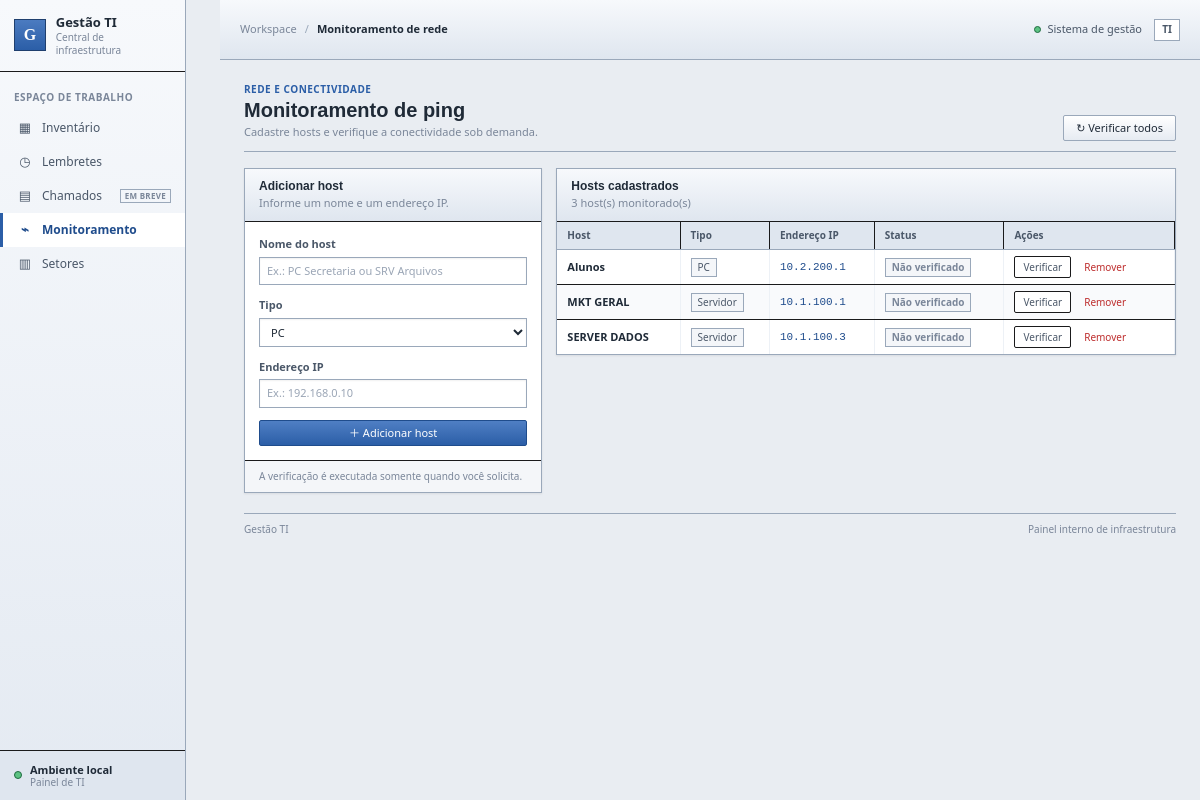
Page /ping on the committed database.
### database/models.py (models this page shows)
class PingHost(db.Model):
    __tablename__ = 'ping_hosts'
    id = db.Column(db.Integer, primary_key=True)
    nome = db.Column(db.String(150), nullable=False)
    ip = db.Column(db.String(45), nullable=False)
    tipo = db.Column(db.String(20), nullable=False, default='PC', server_default='PC')

### services/ping_services.py (the view, shortened to what this page needs)
def ping():
    erro, nome, ip, tipo = None, '', '', 'PC'
    hosts = PingHost.query.order_by(PingHost.tipo, PingHost.nome).all()
    return render_template('ping.html', hosts=hosts, erro=erro, nome=nome, ip=ip,
                           tipo=tipo, tipos=TIPOS_PING)

### templates/ping.html (shortened to what this page needs)
{% extends "base.html" %}
{% block breadcrumb %}Monitoramento de rede{% endblock %}
{% block content %}
<section class="page-heading">
    <div>
        <div class="eyebrow">REDE E CONECTIVIDADE</div>
        <h1>Monitoramento de ping</h1>
        <p class="page-description">Cadastre hosts e verifique a conectividade sob demanda.</p>
    </div>
    <button type="button" class="btn btn-secondary" id="btn-todos">↻ Verificar todos</button>
</section>
<div class="content-columns ping-layout">
    <section class="panel">
        <div class="panel-header"><div><h2>Adicionar host</h2><p>Informe um nome e um endereço IP.</p></div></div>
        <form method="POST" class="form reminder-form ping-form">
            <label class="field"><span>Nome do host</span><input type="text" name="nome" required maxlength="150" value="{{ nome }}" placeholder="Ex.: PC Secretaria ou SRV Arquivos"></label>
            <label class="field"><span>Tipo</span><select name="tipo" required>{% for t in tipos %}<option value="{{ t }}" {% if tipo == t %}selected{% endif %}>{{ t }}</option>{% endfor %}</select></label>
            <label class="field"><span>Endereço IP</span><input type="text" name="ip" required value="{{ ip }}" placeholder="Ex.: 192.168.0.10"></label>
            <button type="submit" class="btn btn-primary">＋ Adicionar host</button>
        </form>
        <div class="helper-note">A verificação é executada somente quando você solicita.</div>
    </section>
    <section class="panel">
        <div class="panel-header"><div><h2>Hosts cadastrados</h2><p>{{ hosts|length }} host(s) monitorado(s)</p></div></div>
        <div class="table-wrap">
            <table class="data-table ping-table">
                <thead><tr><th>Host</th><th>Tipo</th><th>Endereço IP</th><th>Status</th><th>Ações</th></tr></thead>
                <tbody>
                    {% for h in hosts %}
                    <tr data-url="{{ url_for('verificar_ping', host_id=h.id) }}">
                        <td><strong class="asset-name">{{ h.nome }}</strong></td>
                        <td><span class="type-label">{{ h.tipo }}</span></td>
                        <td><code>{{ h.ip }}</code></td>
                        <td><span class="ping-status ping-na">Não verificado</span></td>
                        <td><div class="table-actions"><button type="button" class="btn btn-small btn-ghost btn-verificar">Verificar</button><form method="POST" action="{{ url_for('remover_ping', host_id=h.id) }}" class="inline-form form-remover" data-nome="{{ h.nome }}"><button type="submit" class="btn btn-small btn-danger-ghost">Remover</button></form></div></td>
                    </tr>
                    {% else %}
                    <tr><td colspan="5"><div class="empty-state compact"><span class="empty-icon">⌁</span><strong>Nenhum host cadastrado</strong><p>Adicione um PC ou servidor para iniciar as verificações.</p></div></td></tr>
                    {% endfor %}
                </tbody>
            </table>
        </div>
    </section>
</div>
{% endblock %}

### rows in the picture
PingHost: nome "Alunos", tipo "PC", ip "10.2.200.1"
PingHost: nome "MKT GERAL", tipo "Servidor", ip "10.1.100.1"
PingHost: nome "SERVER DADOS", tipo "Servidor", ip "10.1.100.3"

### other values in the picture
{{ hosts|length }} "3"
form field tipo "PC"
